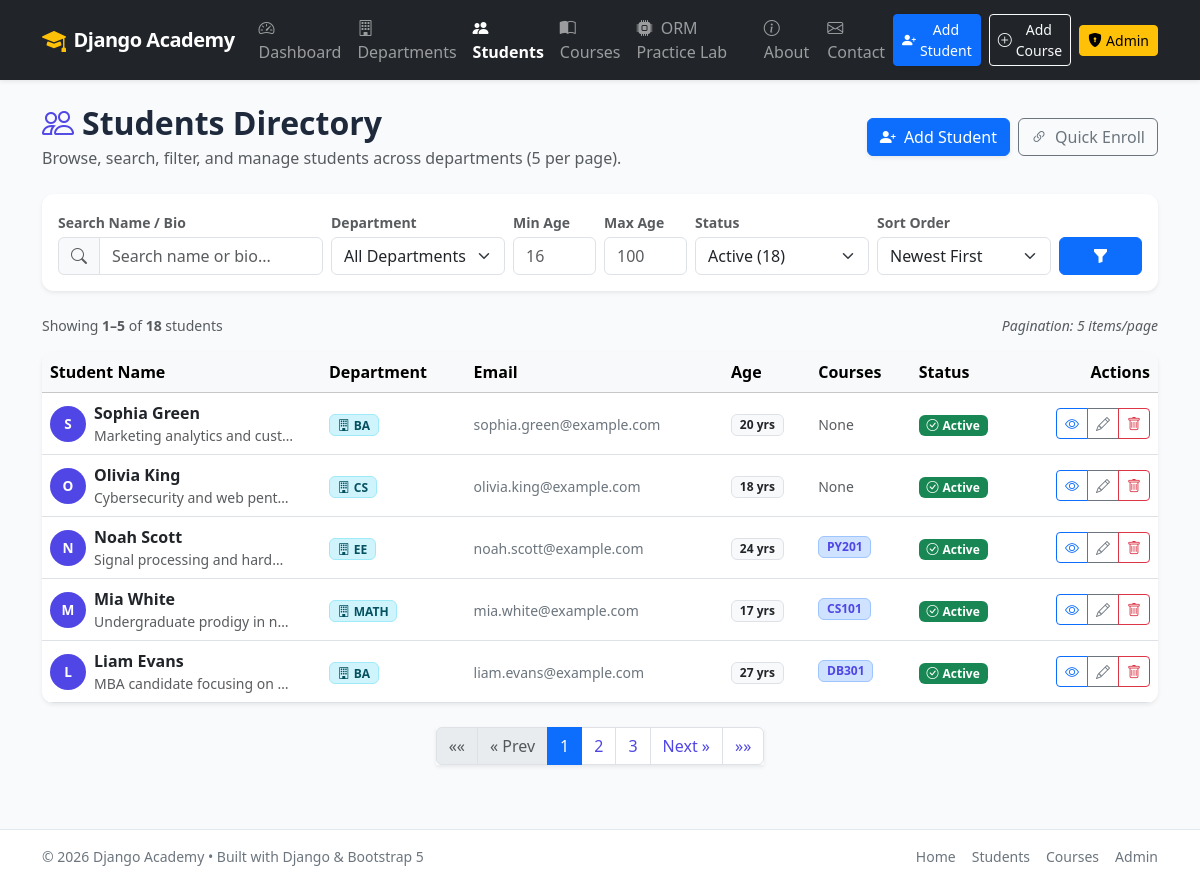
The page /students/ on the database its author committed.
### students/models.py (models this page shows, shortened)
class Student(models.Model):
    name = models.CharField(max_length=100)
    email = models.EmailField(unique=True)
    age = models.PositiveIntegerField()
    department = models.ForeignKey(
        Department,
        on_delete=models.SET_NULL,
        null=True,
        blank=True,
        related_name="students"
    )
    bio = models.TextField(blank=True)
    joined_date = models.DateTimeField(auto_now_add=True)
    is_deleted = models.BooleanField(
        default=False,
        help_text="Designates whether this student is soft-deleted."
    )
    objects = StudentManager()           # Default manager filters out soft-deleted
    all_objects = models.Manager()       # Returns all students including soft-deleted
    class Meta:
        ordering = ['-joined_date']

class Department(models.Model):
    name = models.CharField(max_length=100, unique=True)
    code = models.CharField(max_length=20, unique=True, help_text="e.g. CS, EE, BBA")
    description = models.TextField(blank=True)
    created_at = models.DateTimeField(default=timezone.now)
    class Meta:
        ordering = ['code', 'name']

class Enrollment(models.Model):
    STATUS_CHOICES = [
        ('ACTIVE', 'Active'),
        ('COMPLETED', 'Completed'),
        ('DROPPED', 'Dropped'),
    ]
    student = models.ForeignKey(
        Student,
        on_delete=models.CASCADE,
        related_name="enrollments"
    )
    course = models.ForeignKey(
        Course,
        on_delete=models.CASCADE,
        related_name="enrollments"
    )
    enrolled_at = models.DateTimeField(auto_now_add=True)
    status = models.CharField(
        max_length=20,
        choices=STATUS_CHOICES,
        default='ACTIVE'
    )
    grade = models.CharField(
        max_length=5,
        blank=True,
        null=True,
        help_text="Optional grade (e.g., A+, B, Pass)"
    )
    class Meta:
        ordering = ['-enrolled_at']
        constraints = [
            models.UniqueConstraint(
                fields=['student', 'course'],
                name='unique_student_course_enrollment'
            )
        ]

class Course(models.Model):
    code = models.CharField(max_length=20, default="CRS101", help_text="e.g. CS101, PY202")
    name = models.CharField(max_length=100)
    description = models.TextField(blank=True)
    duration = models.PositiveIntegerField(help_text="Duration in weeks", default=4)
    created_at = models.DateTimeField(default=timezone.now)
    class Meta:
        ordering = ['code', 'name']

### students/views.py (the view)
# urls.py: path('students/', views.student_list, name='student_list'),
def student_list(request):
    search_query = request.GET.get('q', '').strip()
    dept_filter = request.GET.get('department', '').strip()
    course_filter = request.GET.get('course', '').strip()
    status_filter = request.GET.get('status', 'active').strip()
    sort_by = request.GET.get('sort', '-joined_date').strip()
    min_age = request.GET.get('min_age', '').strip()
    max_age = request.GET.get('max_age', '').strip()
    if status_filter == 'deleted':
        queryset = Student.all_objects.filter(is_deleted=True)
    elif status_filter == 'all':
        queryset = Student.all_objects.all()
    else:
        status_filter = 'active'
        queryset = Student.objects.all()
    if search_query:
        queryset = queryset.filter(
            Q(name__icontains=search_query) |
            Q(email__icontains=search_query) |
            Q(bio__icontains=search_query)
        )
    if dept_filter:
        queryset = queryset.filter(department_id=dept_filter)
    if min_age:
        try:
            queryset = queryset.filter(age__gte=int(min_age))
        except ValueError:
            pass
    if max_age:
        try:
            queryset = queryset.filter(age__lte=int(max_age))
        except ValueError:
            pass
    if course_filter:
        queryset = queryset.filter(enrollments__course_id=course_filter)
    valid_sorts = {
        'name': 'name',
        '-name': '-name',
        'age': 'age',
        '-age': '-age',
        'date': 'joined_date',
        '-date': '-joined_date',
        '-joined_date': '-joined_date',
    }
    order_field = valid_sorts.get(sort_by, '-joined_date')
    queryset = queryset.order_by(order_field).select_related('department').prefetch_related('enrollments__course').distinct()
    paginator = Paginator(queryset, 5)
    page_number = request.GET.get('page', 1)
    try:
        page_obj = paginator.get_page(page_number)
    except (PageNotAnInteger, EmptyPage):
        page_obj = paginator.get_page(1)
    departments = Department.objects.all()
    courses = Course.objects.all()
    total_active = Student.objects.count()
    total_deleted = Student.all_objects.filter(is_deleted=True).count()
    context = {
        'students': page_obj,
        'page_obj': page_obj,
        'search_query': search_query,
        'selected_department': dept_filter,
        'min_age': min_age,
        'max_age': max_age,
        'selected_course': course_filter,
        'selected_status': status_filter,
        'selected_sort': sort_by,
        'departments': departments,
        'courses': courses,
        'total_active': total_active,
        'total_deleted': total_deleted,
        'total_matching': queryset.count(),
    }
    return render(request, 'students/student_list.html', context)

### students/templates/students/student_list.html (shortened to what this page needs)
{% extends 'students/base.html' %}
{% block content %}
<div class="d-flex flex-wrap justify-content-between align-items-center mb-4 gap-3">
    <div>
        <h1 class="h2 fw-bold mb-1">
            <i class="bi bi-people text-primary me-2"></i>Students Directory
        </h1>
        <p class="text-muted mb-0">Browse, search, filter, and manage students across departments (5 per page).</p>
    </div>
    <div class="d-flex gap-2">
        <a href="{% url 'student_create' %}" class="btn btn-primary shadow-sm">
            <i class="bi bi-person-plus-fill me-1"></i> Add Student
        </a>
        <a href="{% url 'enrollment_create' %}" class="btn btn-outline-secondary">
            <i class="bi bi-link-45deg me-1"></i> Quick Enroll
        </a>
    </div>
</div>
<div class="card p-3 mb-4 shadow-sm border-0 bg-white">
    <form method="GET" action="{% url 'student_list' %}" class="row g-2 align-items-center">
        <div class="col-lg-3 col-md-6">
            <label class="form-label small fw-semibold text-muted mb-1">Search Name / Bio</label>
            <div class="input-group">
                <span class="input-group-text bg-light"><i class="bi bi-search text-muted"></i></span>
                <input type="text" name="q" value="{{ search_query }}" class="form-control" placeholder="Search name or bio...">
            </div>
        </div>
        <div class="col-lg-2 col-md-6">
            <label class="form-label small fw-semibold text-muted mb-1">Department</label>
            <select name="department" class="form-select">
                <option value="">All Departments</option>
            </select>
        </div>
        <div class="col-lg-1 col-md-3 col-6">
            <label class="form-label small fw-semibold text-muted mb-1">Min Age</label>
            <input type="number" name="min_age" value="{{ min_age }}" class="form-control" placeholder="16" min="16" max="100">
        </div>
        <div class="col-lg-1 col-md-3 col-6">
            <label class="form-label small fw-semibold text-muted mb-1">Max Age</label>
            <input type="number" name="max_age" value="{{ max_age }}" class="form-control" placeholder="100" min="16" max="100">
        </div>
        <div class="col-lg-2 col-md-4">
            <label class="form-label small fw-semibold text-muted mb-1">Status</label>
            <select name="status" class="form-select">
                <option value="active" {% if selected_status == 'active' %}selected{% endif %}>Active ({{ total_active }})</option>
            </select>
        </div>
        <div class="col-lg-2 col-md-4">
            <label class="form-label small fw-semibold text-muted mb-1">Sort Order</label>
            <select name="sort" class="form-select">
                <option value="-joined_date" {% if selected_sort == '-joined_date' %}selected{% endif %}>Newest First</option>
            </select>
        </div>
        <div class="col-lg-1 col-md-4 d-flex gap-1 align-self-end">
            <button type="submit" class="btn btn-primary flex-fill" title="Filter Records">
                <i class="bi bi-funnel-fill"></i>
            </button>
        </div>
    </form>
</div>
<div class="d-flex justify-content-between align-items-center mb-3">
    <div class="small text-muted">
        Showing <strong>{{ page_obj.start_index|default:0 }}–{{ page_obj.end_index|default:0 }}</strong> of <strong>{{ total_matching }}</strong> students
    </div>
    <div class="small text-muted fst-italic">
        Pagination: 5 items/page
    </div>
</div>
<div class="card shadow-sm border-0 overflow-hidden mb-4">
    <div class="table-responsive">
        <table class="table table-hover align-middle mb-0">
            <thead class="table-light">
                <tr>
                    <th scope="col" style="width: 25%;">Student Name</th>
                    <th scope="col">Department</th>
                    <th scope="col">Email</th>
                    <th scope="col">Age</th>
                    <th scope="col">Courses</th>
                    <th scope="col">Status</th>
                    <th scope="col" class="text-end">Actions</th>
                </tr>
            </thead>
            <tbody>
                {% for student in students %}
                <tr class="{% if student.is_deleted %}table-secondary bg-opacity-25 text-muted{% endif %}">
                    <td>
                        <div class="d-flex align-items-center">
                            <div class="avatar bg-primary text-white rounded-circle d-flex align-items-center justify-content-center me-2 fw-bold" style="width: 36px; height: 36px; font-size: 0.85rem;">
                                {{ student.name|slice:":1"|upper }}
                            </div>
                            <div>
                                <a href="{% url 'student_detail' student.pk %}" class="fw-semibold text-decoration-none {% if student.is_deleted %}text-muted text-decoration-line-through{% else %}text-dark{% endif %}">
                                    {{ student.name }}
                                </a>
                                {% if student.bio %}
                                    <div class="small text-muted text-truncate" style="max-width: 200px;">{{ student.bio }}</div>
                                {% endif %}
                            </div>
                        </div>
                    </td>
                    <td>
                        {% if student.department %}
                            <a href="{% url 'department_detail' student.department.pk %}" class="badge bg-info-subtle text-info-emphasis border border-info-subtle text-decoration-none">
                                <i class="bi bi-building me-1"></i>{{ student.department.code }}
                            </a>
                        {% else %}
                            <span class="badge bg-light text-muted border">Unassigned</span>
                        {% endif %}
                    </td>
                    <td><small class="text-secondary">{{ student.email }}</small></td>
                    <td><span class="badge bg-light text-dark border">{{ student.age }} yrs</span></td>
                    <td>
                        {% for enrollment in student.enrollments.all %}
                            <a href="{% url 'course_detail' enrollment.course.pk %}" class="badge bg-primary-subtle text-primary border border-primary-subtle text-decoration-none mb-1 d-inline-block">
                                {{ enrollment.course.code }}
                            </a>
                        {% empty %}
                            <span class="text-muted small">None</span>
                        {% endfor %}
                    </td>
                    <td>
                        {% if student.is_deleted %}
                            <span class="badge bg-danger"><i class="bi bi-trash3-fill me-1"></i>Deleted</span>
                        {% else %}
                            <span class="badge bg-success"><i class="bi bi-check-circle me-1"></i>Active</span>
                        {% endif %}
                    </td>
                    <td class="text-end">
                        <div class="btn-group btn-group-sm">
                            <a href="{% url 'student_detail' student.pk %}" class="btn btn-outline-primary" title="View Details">
                                <i class="bi bi-eye"></i>
                            </a>
                            {% if not student.is_deleted %}
                                <a href="{% url 'student_update' student.pk %}" class="btn btn-outline-secondary" title="Edit">
                                    <i class="bi bi-pencil"></i>
                                </a>
                                <a href="{% url 'student_delete' student.pk %}" class="btn btn-outline-danger" title="Trash">
                                    <i class="bi bi-trash"></i>
                                </a>
                            {% endif %}
                        </div>
                    </td>
                </tr>
                {% endfor %}
            </tbody>
        </table>
    </div>
</div>
{% if page_obj.has_other_pages %}
<nav aria-label="Student pagination" class="d-flex justify-content-center my-4">
    <ul class="pagination shadow-sm">
        {% if page_obj.has_previous %}
            <li class="page-item">
                <a class="page-link" href="?page=1{% if search_query %}&q={{ search_query }}{% endif %}{% if selected_department %}&department={{ selected_department }}{% endif %}{% if min_age %}&min_age={{ min_age }}{% endif %}{% if max_age %}&max_age={{ max_age }}{% endif %}{% if selected_status %}&status={{ selected_status }}{% endif %}{% if selected_sort %}&sort={{ selected_sort }}{% endif %}" aria-label="First">
                    <span aria-hidden="true">&laquo;&laquo;</span>
                </a>
            </li>
            <li class="page-item">
                <a class="page-link" href="?page={{ page_obj.previous_page_number }}{% if search_query %}&q={{ search_query }}{% endif %}{% if selected_department %}&department={{ selected_department }}{% endif %}{% if min_age %}&min_age={{ min_age }}{% endif %}{% if max_age %}&max_age={{ max_age }}{% endif %}{% if selected_status %}&status={{ selected_status }}{% endif %}{% if selected_sort %}&sort={{ selected_sort }}{% endif %}">
                    <span aria-hidden="true">&laquo;</span> Prev
                </a>
            </li>
        {% else %}
            <li class="page-item disabled"><span class="page-link">&laquo;&laquo;</span></li>
            <li class="page-item disabled"><span class="page-link">&laquo; Prev</span></li>
        {% endif %}
        {% for num in page_obj.paginator.page_range %}
            {% if page_obj.number == num %}
                <li class="page-item active" aria-current="page"><span class="page-link">{{ num }}</span></li>
            {% elif num > page_obj.number|add:'-3' and num < page_obj.number|add:'3' %}
                <li class="page-item">
                    <a class="page-link" href="?page={{ num }}{% if selected_status %}&status={{ selected_status }}{% endif %}{% if selected_sort %}&sort={{ selected_sort }}{% endif %}">{{ num }}</a>
                </li>
            {% endif %}
        {% endfor %}
        {% if page_obj.has_next %}
            <li class="page-item">
                <a class="page-link" href="?page={{ page_obj.next_page_number }}{% if selected_status %}&status={{ selected_status }}{% endif %}{% if selected_sort %}&sort={{ selected_sort }}{% endif %}">
                    Next <span aria-hidden="true">&raquo;</span>
                </a>
            </li>
            <li class="page-item">
                <a class="page-link" href="?page={{ page_obj.paginator.num_pages }}{% if selected_status %}&status={{ selected_status }}{% endif %}{% if selected_sort %}&sort={{ selected_sort }}{% endif %}" aria-label="Last">
                    <span aria-hidden="true">&raquo;&raquo;</span>
                </a>
            </li>
        {% else %}
            <li class="page-item disabled"><span class="page-link">Next &raquo;</span></li>
            <li class="page-item disabled"><span class="page-link">&raquo;&raquo;</span></li>
        {% endif %}
    </ul>
</nav>
{% endif %}
{% endblock %}

### rows shown on the page
Student: name "S", name "Sophia Green", bio "Marketing analytics and cust…", department.code "BA", email "sophia.green@example.com", age "20", is_deleted False (drawn)
Student: name "O", name "Olivia King", bio "Cybersecurity and web pent…", department.code "CS", email "olivia.king@example.com", age "18", is_deleted False (drawn)
Student: name "N", name "Noah Scott", bio "Signal processing and hard…", department.code "EE", email "noah.scott@example.com", age "24", is_deleted False (drawn)
Enrollment: course.code "PY201"
Student: name "M", name "Mia White", bio "Undergraduate prodigy in n…", department.code "MATH", email "mia.white@example.com", age "17", is_deleted False (drawn)
Enrollment: course.code "CS101"
Student: name "L", name "Liam Evans", bio "MBA candidate focusing on f…", department.code "BA", email "liam.evans@example.com", age "27", is_deleted False (drawn)
Enrollment: course.code "DB301"

### other values the page prints
{{ page_obj.start_index|default:0 }} "1"
{{ page_obj.end_index|default:0 }} "5"
{{ total_matching }} "18"
{{ num }} "1"
{{ num }} "2" "3"
